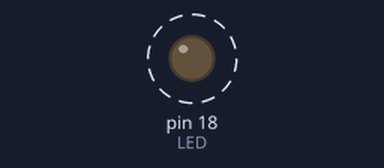
A program run on a simulated MicroPython board. Parts: output pins drawn as LEDs (lit = HIGH). Dashed ring = blinking.

Above: at 0.5 s.
Timing chart, 0 to 4.6 s (numbered marks = the images above):
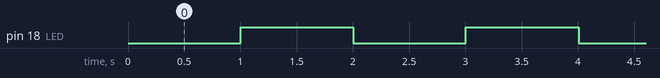

Measured:
- by itself, pin 18 (LED): alternates HIGH for 1.0 s and LOW for 1.0 s

The program:

blinkWithoutDelay.py
```python
from machine import Pin
import time
LED = Pin(18, Pin.OUT)

prev_millis = 0
interval = 1000

def toggle(LED):
	LED.value(not LED.value())

while True:
	curr_millis = time.ticks_ms()
	if curr_millis - prev_millis > interval:
		prev_millis = curr_millis
		toggle(LED)
```
